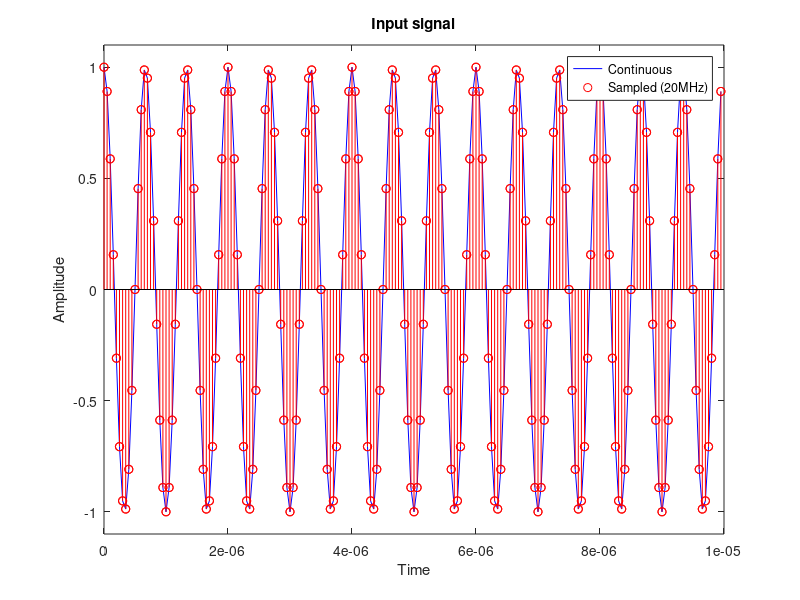

The MATLAB source for this figure: (Note: this script raises an error after producing the figure.)
% Sample Rate Converter using farrow filter structure
%
% References:
% [1] https://ccrma.stanford.edu/~jos/pasp/Farrow_Structure.html
% [2] https://ccrma.stanford.edu/~jos/pasp/Lagrange_Interpolation.html
% [3] http://users.spa.aalto.fi/vpv/publications/vesa_phd.html
% [4] https://www.mathworks.com/help/dsp/ref/dsp.farrowrateconverter-system-object.html

clc; clear all; close all;


%% Input signal

fc = 1.5e6;
fs_ip = 20e6; % Input sample rate
fs_op = 21e6; % Output(desired) sample rate

[L, M] = rat(fs_op/fs_ip);

t_str = 0;
t_end = 10e-6; 

t_ip = t_str:1/fs_ip:(t_end - 1/fs_ip);
t_op = t_str:1/fs_op:(t_end - 1/fs_op);

signal = cos(2*pi*fc*t_ip);

figure('units','normalized','outerposition',[0 0 1 1]);
plot(t_ip,signal,'b',t_ip,signal,'ro');
delta = 0.1;
hold on;
stem(t_ip,signal,'r');
hold off;
ylim([min(signal)-delta max(signal)+delta]);
title('Input signal'); legend('Continuous','Sampled (20MHz)'); xlabel('Time'); ylabel('Amplitude');


%% Farrow filter Design

order = 3;
coeffs = designFarrowFilt(order); % Native Implementation

farrowRateConv_3rd = dsp.FarrowRateConverter('InputSampleRate',fs_ip, ...
    'OutputSampleRate',fs_op,'PolynomialOrder',3); % MATLAB reference design
[L_ref, M_ref, C_ref, filtObj] = farrowRateConv_3rd.designPolynomialSRC(fs_ip, fs_op,0,1,order); 

tol = 1e-8;
if (sum(sum(coeffs - C_ref,1),2) < tol)
    disp('Filter design has been validated!');
end

%% Applying Farrow filter to Input signal to get rate converted signal

signalRC = applyFilter(signal, coeffs, L, M); % Native Implementation

signalRC_ref = farrowRateConv_3rd(signal.'); % MATLAB reference 

if (sum(sum(signalRC - signalRC_ref,1),2) < tol)
    disp('Filter output has been validated!');
end

%% Frequency Response of farrow filter

W = linspace(0,fs_op*3,2048);  % Define the frequency range analysis
Fs1 = fs_ip*33;  % The equivalent single stage filter is clocked at 3.53 MHz
hfvt = fvtool(farrowRateConv_3rd,'FrequencyRange','Specify freq. vector', ...
    'FrequencyVector',W,'Fs',[Fs1],'NormalizeMagnitudeto1','on','Color','white');
legend(hfvt, '3rd-Order Farrow Interpolator', 'Location','NorthEast');

%% Group delay of farrow filter

grpdelay(farrowRateConv_3rd,128,fs_op);
[D,F] = grpdelay(farrowRateConv_3rd,128,21e6);
delay = round(D(end));
delay = delay+2; % adjustment to syncronize with signal

%% Group delay compensation

t_op = t_op(1:end-delay);
signalRC(1:delay) = [];
signalRC_ref(1:delay) = [];

%% Resampled signal(after group delay compensation) plotted against Original signal

figure('units','normalized','outerposition',[0 0 1 1]);
plot(t_ip,signal,'b');
delta = 0.1;
hold on;
stem(t_ip,signal,'r');
hold on;
stem(t_op,signalRC,'g');
hold off;
ylim([min(signal)-delta max(signal)+delta]);
title('Original signal vs resampled signal');
legend('Signal(continuous)','Sampled signal (20MHz)','Farrow rate converted (21MHz)');
title('Input signal and Resampled signal after compensating for group delay');
xlabel('Time(Sec)'); ylabel('Amplitude');

%% Farrow Filter Design
% References:
% [5] http://users.spa.aalto.fi/vpv/publications/vesan_vaitos/ch3_pt2_lagrange.pdf

function coeffs = designFarrowFilt(order)

N = order;

U = zeros(N+1,N+1); % Eq (3.94)
for i=1:size(U,1)
    for j=1:size(U,2)
        U(i,j) = (i-1)^(j-1);
    end
end

Q = pinv(U); % Eq (3.113)

T = zeros(N+1,N+1); % Eq (3.109)
for i=1:size(T,1)
    for j=1:size(T,2)
        
        n = j-1;
        m = i-1;       
        if n >= m
           T(i,j) = floor(N/2)^(n-m)*nchoosek(n, m);
        else
            T(i,j) = 0;
        end
            
    end
end

Q = T*Q;
coeffs = flipud(Q);

end

%% Function that applies farrow filter to signal

function signalOut = applyFilter(signalIn, coeffs, L, M)

C = coeffs;
R = zeros(size(coeffs,1),1);
sigLen = length(signalIn);

if size(signalIn,2)>size(signalIn,1)
    signalIn = signalIn.';
end

InterpStep = L;
Linv   = 1/L;
Np = size(coeffs,1)-1;
outIdx = 1;

for ipIdx = 1:sigLen
    
    % Update internal states of filter with incoming signal
    R = [signalIn(ipIdx); R(1:end-1)];
    
    % Apply farrow filter coefficients and update current state of filter
    RC = C * R;
    
    % Fractional Delay loop processing
    while (InterpStep > 0)
        % Compute fractional delay step
        fd = InterpStep .* Linv;
        
        % Multiply state by fractional delay step
        signalOut(outIdx) = fd * RC(1);
        for pIdx = 2:Np
            signalOut(outIdx) = fd * (RC(pIdx) + signalOut(outIdx));
        end
        signalOut(outIdx) = signalOut(outIdx) + RC(Np+1);

        % Update Interpolation step and continue to next step
        InterpStep = InterpStep - M;
        outIdx  = outIdx + 1;
    end
      
    InterpStep = InterpStep + L;
end

end
